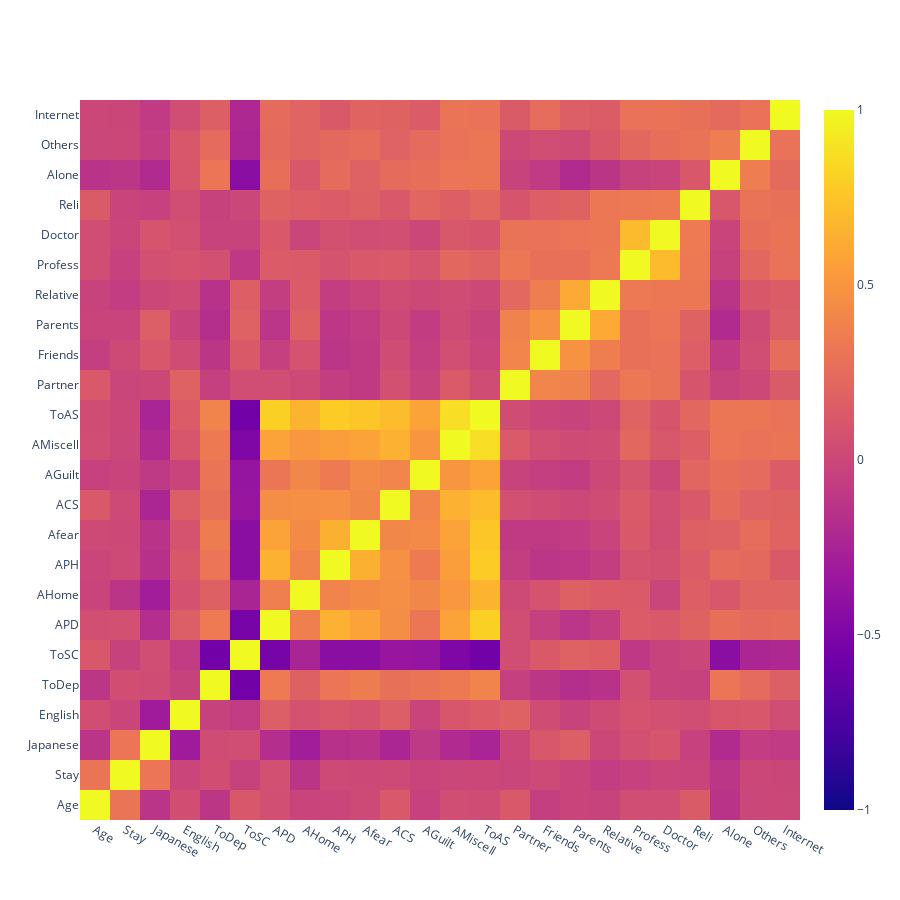

This figure's notebook cell:
### Code cell
#Correlation

# List the columns that are continuous variables
continuous_variables = ['Age', 'Stay', 'Japanese', 'English', 'ToDep', 'ToSC', 'APD', 'AHome', 'APH', 'Afear', 'ACS', 'AGuilt',
                        'AMiscell', 'ToAS', 'Partner', 'Friends', 'Parents', 'Relative', 'Profess',
                        'Doctor', 'Reli', 'Alone', 'Others', 'Internet']

# Create a subset dataframe only the columns of the continous variables
data_cont = mental[continuous_variables]

# Create a pearson correlation
data_corr = data_cont.corr(method='pearson')

# Build the Heatmap
fig = go.Figure(go.Heatmap(x=data_corr.columns, y=data_corr.columns, z=data_corr.values.tolist(), zmin=-1, zmax=1))
                
# Adjust the plot size
fig.update_layout(width=900, height=900)

# Show the plot
fig.show()

### Figure 1 — Plotly figure (JSON) as saved in the notebook; plotly's stock layout.template omitted (floating-point values rounded to 4 significant figures; data arrays with more than 128 entries replaced by an {"elided": "..."} marker saying what was removed)
{"data": [{"type": "heatmap", "x": ["Age", "Stay", "Japanese", "English", "ToDep", "ToSC", "APD", "AHome", "APH", "Afear", "ACS", "AGuilt", "AMiscell", "ToAS", "Partner", "Friends", "Parents", "Relative", "Profess", "Doctor", "Reli", "Alone", "Others", "Internet"], "y": ["Age", "Stay", "Japanese", "English", "ToDep", "ToSC", "APD", "AHome", "APH", "Afear", "ACS", "AGuilt", "AMiscell", "ToAS", "Partner", "Friends", "Parents", "Relative", "Profess", "Doctor", "Reli", "Alone", "Others", "Internet"], "z": {"elided": "24x24 float values"}, "zmax": 1, "zmin": -1}], "layout": {"height": 900, "width": 900}}
